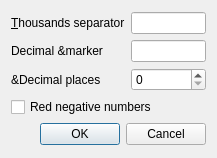
<?xml version="1.0" encoding="UTF-8"?>
<ui version="4.0">
 <class>DialogPyqtExemple</class>
 <widget class="QDialog" name="DialogPyqtExemple">
  <property name="geometry">
   <rect>
    <x>0</x>
    <y>0</y>
    <width>217</width>
    <height>158</height>
   </rect>
  </property>
  <property name="windowTitle">
   <string>Dialog</string>
  </property>
  <layout class="QVBoxLayout" name="verticalLayout_2">
   <item>
    <layout class="QVBoxLayout" name="verticalLayout">
     <item>
      <layout class="QGridLayout" name="gridLayout">
       <item row="0" column="0">
        <widget class="QLabel" name="label">
         <property name="text">
          <string>&amp;Thousands separator</string>
         </property>
         <property name="buddy">
          <cstring>lneThousSep</cstring>
         </property>
        </widget>
       </item>
       <item row="2" column="0">
        <widget class="QLabel" name="label_2">
         <property name="text">
          <string>Decimal &amp;marker</string>
         </property>
        </widget>
       </item>
       <item row="2" column="1">
        <widget class="QLineEdit" name="lneDecMark"/>
       </item>
       <item row="3" column="0">
        <widget class="QLabel" name="label_3">
         <property name="text">
          <string>&amp;Decimal places</string>
         </property>
        </widget>
       </item>
       <item row="0" column="1">
        <widget class="QLineEdit" name="lneThousSep"/>
       </item>
       <item row="3" column="1">
        <widget class="QSpinBox" name="spbDecPlaces"/>
       </item>
      </layout>
     </item>
     <item>
      <widget class="QCheckBox" name="checkBox">
       <property name="text">
        <string>Red negative numbers</string>
       </property>
      </widget>
     </item>
     <item>
      <widget class="QDialogButtonBox" name="buttonBox">
       <property name="orientation">
        <enum>Qt::Horizontal</enum>
       </property>
       <property name="standardButtons">
        <set>QDialogButtonBox::Cancel|QDialogButtonBox::Ok</set>
       </property>
      </widget>
     </item>
    </layout>
   </item>
  </layout>
  <zorder>buttonBox</zorder>
  <zorder>lneThousSep</zorder>
  <zorder>label</zorder>
  <zorder>lneDecMark</zorder>
  <zorder>label_2</zorder>
  <zorder>lineEdit</zorder>
  <zorder>label_3</zorder>
  <zorder>checkBox</zorder>
 </widget>
 <resources/>
 <connections>
  <connection>
   <sender>buttonBox</sender>
   <signal>accepted()</signal>
   <receiver>DialogPyqtExemple</receiver>
   <slot>accept()</slot>
   <hints>
    <hint type="sourcelabel">
     <x>248</x>
     <y>254</y>
    </hint>
    <hint type="destinationlabel">
     <x>157</x>
     <y>274</y>
    </hint>
   </hints>
  </connection>
  <connection>
   <sender>buttonBox</sender>
   <signal>rejected()</signal>
   <receiver>DialogPyqtExemple</receiver>
   <slot>reject()</slot>
   <hints>
    <hint type="sourcelabel">
     <x>316</x>
     <y>260</y>
    </hint>
    <hint type="destinationlabel">
     <x>286</x>
     <y>274</y>
    </hint>
   </hints>
  </connection>
 </connections>
</ui>
